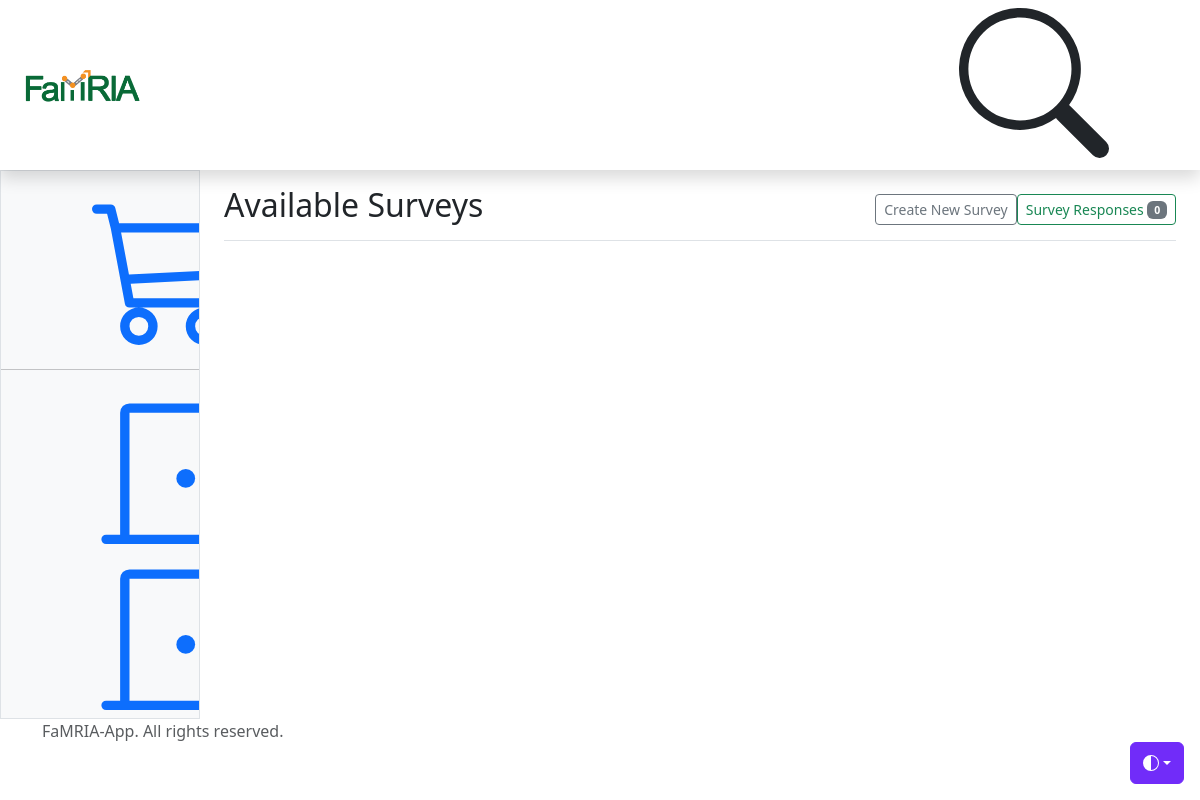
The app's page /surveys/, older data.
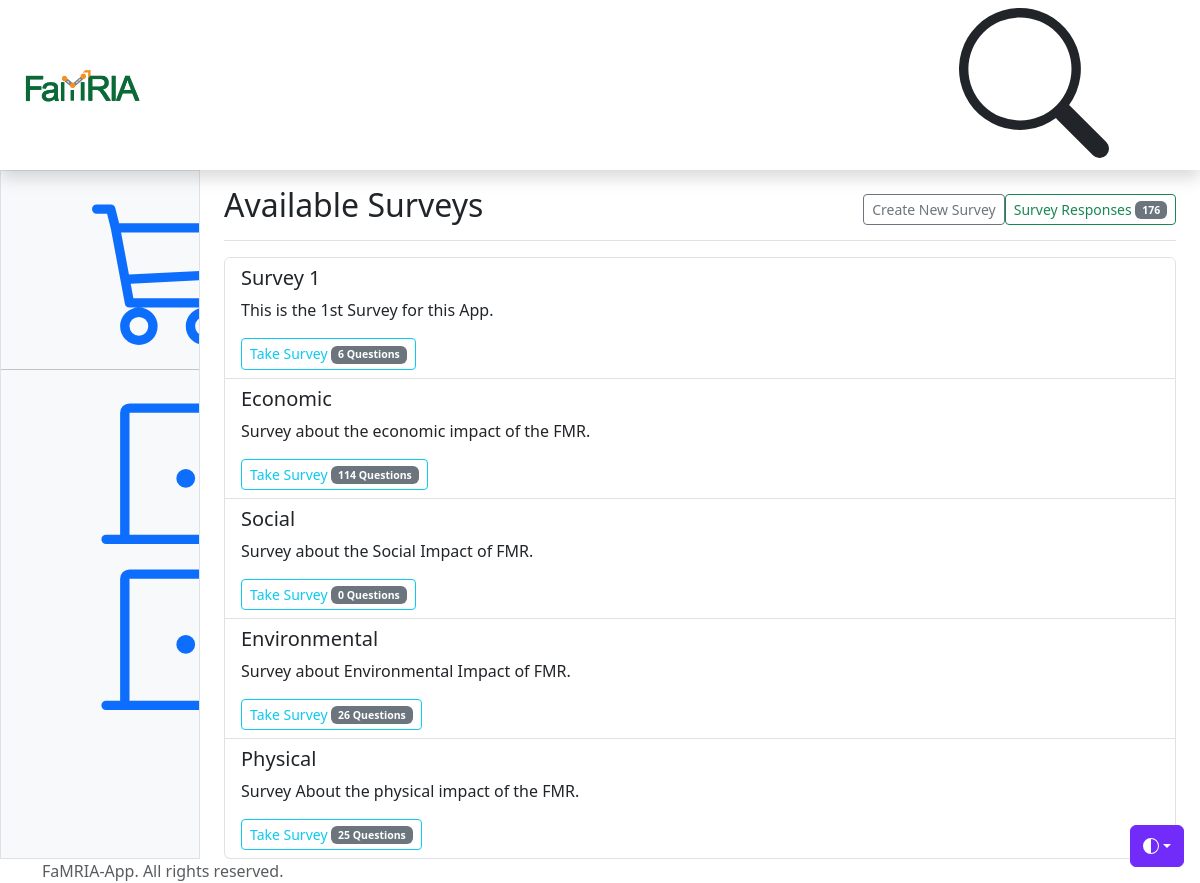
The same page, newer data.
### survey/models.py (models this page shows, shortened)
class Survey(models.Model):
    title = models.CharField(max_length=255)
    description = models.TextField(blank=True, null=True)
    created_by = models.ForeignKey(User, on_delete=models.CASCADE, default=1)
    created_at = models.DateTimeField(auto_now_add=True)
    updated_at = models.DateTimeField(auto_now=True)
    status = models.IntegerField(_("Status"), default=0) # 1=Accepting Responses, 0 = Otherwise
    def count_responses(self):
        return SurveyResponse.objects.filter(survey=self).count()

### survey/views.py (the view)
# urls.py: path('surveys/', survey_list, name='survey-list'),  # Survey list URL
def survey_list(request):
    surveys = Survey.objects.all()
    survey_data = []
    responses_count = SurveyResponse.objects.count()
    for survey in surveys:
        question_count = survey.surveyquestion_set.count()
        response_count = survey.count_responses()
        survey_data.append({
            'survey': survey,
            'question_count': question_count,
            'response_count': response_count,
        })
    return render(request, 'surveys/survey_list.html', {'survey_data': survey_data, 'responses_count': responses_count})

### survey/templates/surveys/survey_list.html (shortened to what this page needs)
{% extends "dashboard.html" %}
    {% block main_content %}
    <div class="d-flex justify-content-between flex-wrap flex-md-nowrap align-items-center pt-3 pb-2 mb-3 border-bottom">
        <h1 class="h2">Available Surveys</h1>
        <div class="btn-toolbar mb-2 mb-md-0">
          <a href="{% url 'survey-create' %}" type="button" class="btn btn-sm btn-outline-secondary">
            Create New Survey
          </a>
          <a href="{% url 'survey-responses' %}" type="button" class="btn btn-sm btn-outline-success">Survey Responses
            <span class="badge text-bg-secondary">{{ responses_count }}</span>
          </a>
        </div>
      </div>
    <ul class="list-group">
        {% for s in survey_data %}
            <li class="list-group-item">
                <h5>{{ s.survey.title }}</h5>
                <p>{{ s.survey.description }}</p>
                <div class="btn-group me-2">
                    <a href="{% url 'survey-response' s.survey.id %}" type="button" class="btn btn-sm btn-outline-info">Take Survey
                      <span class="badge text-bg-secondary">{{ s.question_count }} Questions</span>
                    </a>
                  </div>
            </li>
        {% endfor %}
    </ul>
    {% endblock main_content %}

### survey/templates/dashboard.html (shortened to what this page needs)
{% load static %}
<!doctype html>
<html lang="en" data-bs-theme="auto">
  <head><script src="https://getbootstrap.com/docs/5.3/assets/js/color-modes.js"></script>
    <link rel="stylesheet" href="https://cdn.jsdelivr.net/npm/bootstrap-icons@1.11.3/font/bootstrap-icons.min.css">
    <link rel="stylesheet" href="https://cdn.jsdelivr.net/npm/@docsearch/css@3">
<link href="https://getbootstrap.com/docs/5.3/dist/css/bootstrap.min.css" rel="stylesheet">
    <link href="https://cdn.jsdelivr.net/npm/bootstrap-icons@1.10.5/font/bootstrap-icons.min.css" rel="stylesheet">
    <link href="https://getbootstrap.com/docs/5.3/examples/dashboard/dashboard.css" rel="stylesheet">
  </head>
  <body>
    <div class="dropdown position-fixed bottom-0 end-0 mb-3 me-3 bd-mode-toggle">
      <button class="btn btn-bd-primary py-2 dropdown-toggle d-flex align-items-center"
              id="bd-theme"
              type="button"
              aria-expanded="false"
              data-bs-toggle="dropdown"
              aria-label="Toggle theme (auto)">
        <svg class="bi my-1 theme-icon-active" width="1em" height="1em"><use href="#circle-half"></use></svg>
      </button>
    </div>
<header class="navbar sticky-top bg-transparent flex-md-nowrap p-0 shadow" data-bs-theme="dark">
  <a class="navbar-brand col-md-3 col-lg-2 me-0 px-3 fs-6 text-white" href="{% url 'survey-list' %}">
    <img src="{% static 'images/famria_logo.png' %}" alt="" height="60" class="d-inline-block align-text-top">
  </a>
  <ul class="navbar-nav flex-row ">
    <li class="nav-item text-nowrap">
      <button class="nav-link px-3 text-dark" type="button" data-bs-toggle="collapse" data-bs-target="#navbarSearch" aria-controls="navbarSearch" aria-expanded="false" aria-label="Toggle search">
        <svg class="bi"><use xlink:href="#search"/></svg>
      </button>
    </li>
  </ul>
</header>
<div class="container-fluid">
  <div class="row">
    <div class="sidebar border border-right col-md-3 col-lg-2 p-0 bg-body-tertiary">
      <div class="offcanvas-md offcanvas-end bg-body-tertiary" tabindex="-1" id="sidebarMenu" aria-labelledby="sidebarMenuLabel">
        <div class="offcanvas-body d-md-flex flex-column p-0 pt-lg-3 overflow-y-auto">
          <ul class="nav flex-column">
            <li class="nav-item">
              <a class="nav-link d-flex align-items-center gap-2" href="{% url 'survey-list' %}">
                <svg class="bi"><use xlink:href="#cart"/></svg>
              </a>
            </li>
          </ul>
          <hr class="my-3">
          <ul class="nav flex-column mb-auto">
            <li class="nav-item">
              <a class="nav-link d-flex align-items-center gap-2" href="{% url 'register' %}">
                <svg class="bi"><use xlink:href="#door-closed"/></svg>
              </a>
            </li>
            {% if user.is_authenticated %}
            <li class="nav-item">
              <a class="nav-link d-flex align-items-center gap-2" href="{% url 'logout' %}">
                <svg class="bi"><use xlink:href="#door-closed"/></svg>
                Sign out
              </a>
            </li>
            {% else %}
            <li class="nav-item">
              <a class="nav-link d-flex align-items-center gap-2" href="{% url 'login' %}">
                <svg class="bi"><use xlink:href="#door-closed"/></svg>
              </a>
            </li>
            {% endif %}
          </ul>
        </div>
      </div>
    </div>
    <main class="col-md-9 ms-sm-auto col-lg-10 px-md-4">
      {% block main_content %}{% endblock main_content %}
    </main>
    <footer class="footer">
      <div class="container">
        <span class="text-muted">FaMRIA-App. All rights reserved.</span>
      </div>
    </footer>
  </div>
</div>
     <script src="https://getbootstrap.com/docs/5.3/examples/dashboard/dashboard.js"></script></body>
</html>

### survey/templates/dashboard.html (style rules this page uses)
.bi { vertical-align: -.125em; fill: currentColor; }
.btn-bd-primary { --bd-violet-bg: #712cf9; --bd-violet-rgb: 112.520718, 44.062154, 249.437846; --bs-btn-font-weight: 600; --bs-btn-color: var(--bs-white); --bs-btn-bg: var(--bd-violet-bg); --bs-btn-border-color: var(--bd-violet-bg); --bs-btn-hover-color: var(--bs-white); --bs-btn-hover-bg: #6528e0; --bs-btn-hover-border-color: #6528e0; --bs-btn-focus-shadow-rgb: var(--bd-violet-rgb); --bs-btn-active-color: var(--bs-btn-hover-color); --bs-btn-active-bg: #5a23c8; --bs-btn-active-border-color: #5a23c8; }
.bd-mode-toggle { z-index: 1500; }

Row changes from the older to the newer data that the page shows:
added Survey: survey "Survey 1", survey.description "This is the 1st Survey for this App.", question_count "6"
added Survey: survey "Economic", survey.description "Survey about the economic impact of the FMR.", question_count "114"
added Survey: survey "Social", survey.description "Survey about the Social Impact of FMR.", question_count "0"
added Survey: survey "Environmental", survey.description "Survey about Environmental Impact of FMR.", question_count "26"
added Survey: survey "Physical", survey.description "Survey About the physical impact of the FMR.", question_count "25"
Text that changed along with them:
{{ responses_count }}: "0" → "176"
